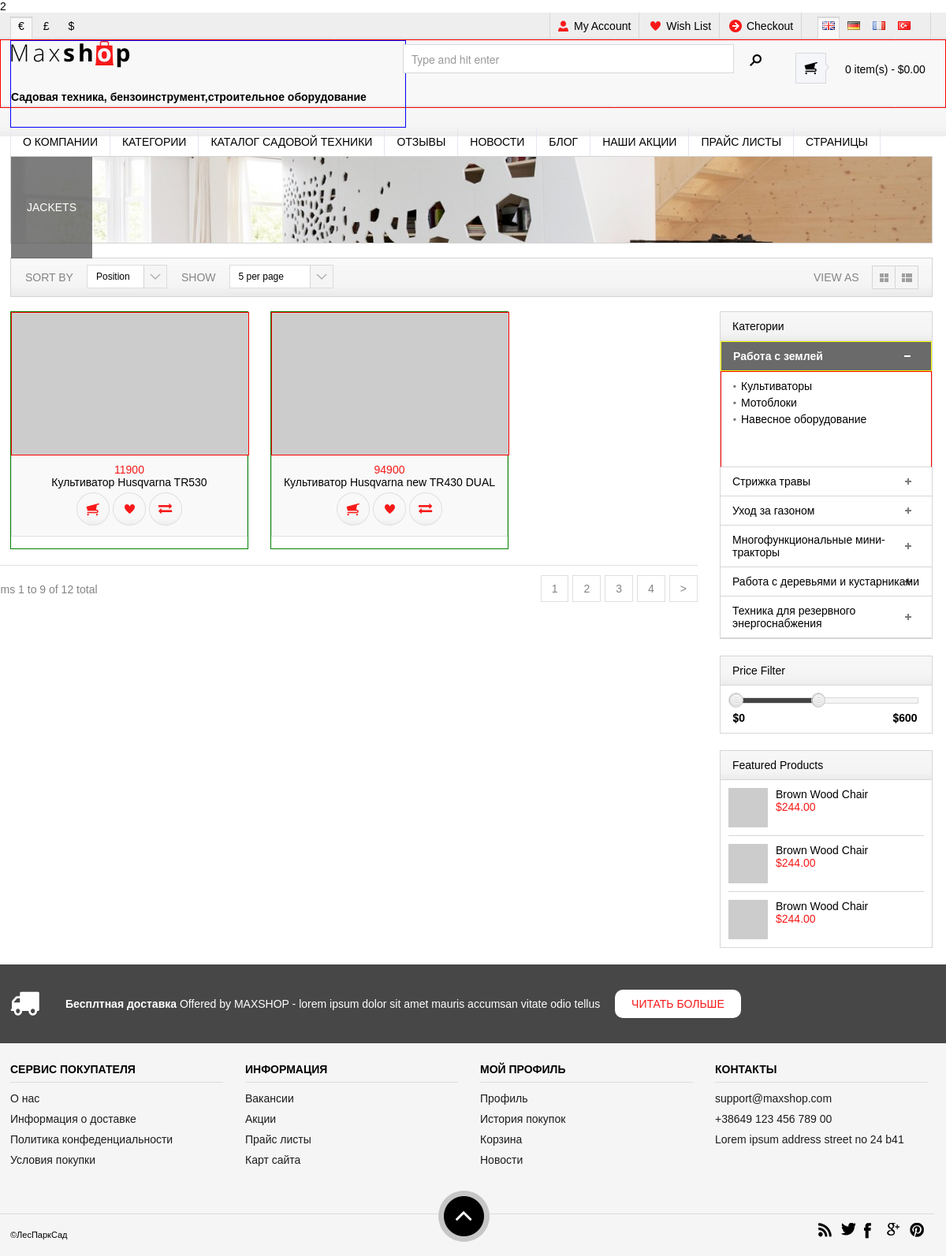
/category/1/1, run on the app's committed database.
### tables this page shows
CREATE TABLE `products` (
  `idproducts` int(11) NOT NULL,
  `name` varchar(250) DEFAULT NULL,
  `image` varchar(45) DEFAULT NULL,
  `code` varchar(45) DEFAULT NULL,
  `price` float DEFAULT NULL,
  `availability` int(11) DEFAULT NULL,
  `brand` varchar(45) DEFAULT NULL,
  `description` text,
  `characteristic` text,
  `is_new` varchar(45) DEFAULT NULL,
  `is_recommended` int(11) DEFAULT NULL,
  `status` int(11) DEFAULT NULL,
  `second_category_idsecond_cat` int(11) NOT NULL,
  `second_category_main_category_idmain_cat` int(11) NOT NULL
);

CREATE TABLE `main_category` (
  `idmain_cat` int(11) NOT NULL,
  `name` varchar(90) DEFAULT NULL,
  `status` int(11) DEFAULT NULL,
  `sort_order` int(11) DEFAULT NULL,
  `name_uri` varchar(90) DEFAULT NULL
);

CREATE TABLE `second_category` (
  `idsecond_cat` int(11) NOT NULL,
  `name` varchar(90) DEFAULT NULL,
  `status` int(11) DEFAULT NULL,
  `sort_order` varchar(45) DEFAULT NULL,
  `main_category_idmain_cat` int(11) NOT NULL,
  `name_uri` varchar(45) DEFAULT NULL
);

### config/routes.php (called while the page is built)
<?php
return array(
	'category/([0-9]+)/([0-9]+)' => 'category/second/$1/$2',
	'category/([0-9]+)/([0-9]+)/page-([0-9]+)' => 'category/second/$1/$2/$3',
	'category/([0-9]+)/([0-9]+)/([0-9]+)' => 'category/product/$1/$2/$3',
	'category' => 'category/index',
	'news' => 'news/index',
	'' => 'site/index',
	);

### controllers/CategoryController.php (called while the page is built, shortened)
<?php
require_once(ROOT.'/models/Category.php');
require_once(ROOT.'/models/Products.php');
	class CategoryController
	{
		public function actionSecond ($idCategoryMain, $idCategorySecond,$page = 1)
		{
			$productsListbyCat = Products::getFromProductsByAllCatygory($idCategoryMain, $idCategorySecond, $page);
			require_once(ROOT.'/views/category/index.php');
			return true;
		}
	}
?>

### index.php (called while the page is built, shortened)
<?php
	require_once(ROOT.'/components/Router.php');
	$example = new Router();
	$example -> run();
?>

### models/Products.php (called while the page is built, shortened)
<?php
class Products
{
	public static function getFromProductsByAllCatygory ($idCategoryMain,$idCategorySecond, $page =1)
	{
		if($idCategoryMain && $idCategorySecond ){
		$db = DB::getConnection();
		$smeshenie = ($page-1) * self::SHOW_BY_DEFAULT;
		$result = $db->query('SELECT * #idproducts,name, brand, price, characteristic, description, is_new, is_recommended, second_category_idsecond_cat, second_category_main_category_idmain_cat
		 FROM products WHERE second_category_idsecond_cat=' . $idCategorySecond . ' AND second_category_main_category_idmain_cat = '. $idCategoryMain. ' limit '. self::SHOW_BY_DEFAULT. ' offset '. $smeshenie);
		$result->setFetchMode(PDO::FETCH_ASSOC);
		$productList = array();
		$i=0;
		while($row = $result->fetch()) {
			$productList[$i]['idproducts'] = $row['idproducts'];
			$productList[$i]['name'] = $row['name'];
			$productList[$i]['price'] = $row['price'];
			$productList[$i]['characteristic'] = $row['description'];
			$productList[$i]['is_new'] = $row['is_new'];
			$productList[$i]['is_recommended'] = $row['is_recommended'];
			$productList[$i]['second_category_idsecond_cat'] = $row['second_category_idsecond_cat'];
			$productList[$i]['brand'] = $row['brand'];
			$productList[$i]['second_category_main_category_idmain_cat'] = $row['second_category_main_category_idmain_cat'];
			$i++;
		}
		return $productList;
			}
		}
}

### models/Category.php (called while the page is built, shortened)
<?php
class Category
{
	public static function getCategoryList ()
	{
		$db = DB::getConnection();
		$result = $db->query('SELECT idmain_cat,name,name_uri  FROM main_category where status = 1 ORDER BY sort_order ASC LIMIT 10');
		$result->setFetchMode(PDO::FETCH_ASSOC);
		$categoryList = array();
		$i=0;
		while($row = $result->fetch()) {
			$categoryList[$i]['idmain_cat'] = $row['idmain_cat'];
			$categoryList[$i]['name'] = $row['name'];
			$categoryList[$i]['name_uri'] = $row['name_uri'];
			$i++;
		}
		return $categoryList;
	}
	public static function getSecondCategoryList ()
	{
		$db = DB::getConnection();
		$result = $db->query('SELECT idsecond_cat, name, name_uri, main_category_idmain_cat FROM second_category WHERE status=1 ORDER BY sort_order ');
		$result->setFetchMode(PDO::FETCH_ASSOC);
		$categoryList = array();
		$i=0;
		while($row = $result->fetch()) {
			$categoryList[$i]['idsecond_cat'] = $row['idsecond_cat'];
			$categoryList[$i]['name'] = $row['name'];
			$categoryList[$i]['name_uri'] = $row['name_uri'];
			$categoryList[$i]['main_category_idmain_cat'] = $row['main_category_idmain_cat'];
			$i++;
		}
		return $categoryList;
	}
}

### views/category/index.php (the view, shortened to what this page needs)
<?php
    include_once(ROOT.'/layout/header.php');
?>
                <div class="bar-wrap">
                    <div class="container">
                        <div class="row">
                            <div class="span12">
                                <div class="title-bar">
                                    <h1>JACKETS</h1>
                                </div>
                            </div>
                        </div>
                        <div class="row">
                            <div class="span12">
                                <div class="sorting-bar clearfix">
                                    <div>
                                        <label>Sort by</label>
                                    </div>
                                    <div class="show">
                                        <label>SHOW</label>
                                    </div>
                                    <div class="sorting-btn clearfix">
                                        <label>View As</label>
                                        <a href="#" class="one"></a>
                                        <a href="#" class="two"></a>
                                    </div>
                                </div>
                            </div>
                        </div>
                    </div>
                </div>
                <div class="product_wrap">
                    <div class="container">
                        <div class="row">
                            <div class="span9 product-grid">
                                <div class=" clearfix">
                                	<?php foreach ($productsListbyCat as $product): ?>
                                    <div class="span3 product">
                                        <div>
                                            <figure>
                                                <a href="/category/<?php echo $product['second_category_main_category_idmain_cat']; ?>/<?php echo $product['second_category_idsecond_cat'];?>/<?php echo $product['idproducts']?>"><img src="http://placehold.it/270x180" alt=""></a>
                                            </figure>
                                            <div class="detail">
                                                <span><?php echo  $product['price']; ?></span>
                                                <h4> <?php echo $product['name']; ?></h4>
                                                <div class="icon">
                                                    <a href="#" class="one tooltip" title="Add to wish list"></a>
                                                    <a href="#" class="two tooltip " title="Add to cart"></a>
                                                    <a href="#" class="three tooltip" title="Add to compare"></a>
                                                </div>
                                            </div>
                                        </div>
                                    </div>
                                <?php endforeach; ?>
                                </div>
                                <div class="pagination clearfix">
                                    <p>Items 1 to 9 of 12 total</p>
                                    <ul class="clearfix">
                                        <li><a href="#">1</a></li>
                                        <li><a href="#">2</a></li>
                                        <li><a href="#">3</a></li>
                                        <li><a href="#">4</a></li>
                                        <li><a href="#">></a></li>
                                    </ul>
                                </div>
                            </div>
                            <div class="span3">
                                <div id="sidebar">
                                    <div class="widget">
                                        <h4>Категории</h4>
                                        <div id="accordion">
                                        	<?php
                                        	foreach ($categoryList as $categoryMain){
                                        	?>
                                            <h5 <?php
                                            if($categoryMain['idmain_cat'] == $idCategoryMain) echo  'class ="ui-accordion-header-active"';
                                             else echo 'class=""';
                                            ?> ><a href="/category/<?php echo $categoryMain['idmain_cat'];?>/1"><?php echo $categoryMain['name'];?></a></h5>
                                            <div>
                                                <ul>
                                                	<?php foreach ($SecondCategoryList as $categorySecond) {
                                                                        if($categorySecond['main_category_idmain_cat']==$categoryMain['idmain_cat'])
                                                                        { ?>
                                                    <li><a href="/category/<?php echo $categoryMain['idmain_cat']; ?>/<?php echo $categorySecond['idsecond_cat'];?>"/><?php echo $categorySecond['name'];?></a> </li>
                                                    <?php } }?>
                                                </ul>
                                            </div>
                                            <?php } ?>
                                        </div>
                                    </div>
                                    <div class="widget">
                                        <h4>Price Filter</h4>
                                        <div class="price-range">
                                            <div id="slider-range"></div>
                                            <p class="clearfix">
                                                <input type="text" id="amount" />
                                                <input type="text" id="amount2" />
                                            </p>
                                        </div>
                                    </div>
                                    <div class="widget">
                                        <h4>Featured Products</h4>
                                        <div class="featured">
                                            <ul>
                                                <li class="clearfix">
                                                    <figure>
                                                        <a href="#"><img src="http://placehold.it/50x50" alt=""></a>
                                                    </figure>
                                                    <div>
                                                        <h5>Brown Wood Chair</h5>
                                                        <span>$244.00</span>
                                                    </div>
                                                </li>
                                                <li class="clearfix">
                                                    <figure>
                                                        <a href="#"><img src="http://placehold.it/50x50" alt=""></a>
                                                    </figure>
                                                    <div>
                                                        <h5>Brown Wood Chair</h5>
                                                        <span>$244.00</span>
                                                    </div>
                                                </li>
                                                <li class="clearfix last">
                                                    <figure>
                                                        <a href="#"><img src="http://placehold.it/50x50" alt=""></a>
                                                    </figure>
                                                    <div>
                                                        <h5>Brown Wood Chair</h5>
                                                        <span>$244.00</span>
                                                    </div>
                                                </li>
                                            </ul>
                                        </div>
                                    </div>
                                </div>
                            </div>
                        </div>
                    </div>
                </div>
                    <?php
                include_once(ROOT.'/layout/footer.php');
                    ?>
		</body>
</html>

### components/Router.php (shortened to what this page needs)
<?php
class Router
{
	private $routes;
	private $uri;
	public function __construct()
	{
		$routesPath = ROOT.'/config/routes.php';
		$this->routes = include($routesPath);
		if (!empty($_SERVER['REQUEST_URI'])) {
		$this->uri = trim($_SERVER['REQUEST_URI'], '/');
	}
}
	public function run ()
	{
		foreach ($this->routes as $key => $value) {
			if(preg_match("~$key~", $this->uri))
			{
				$result = preg_replace("~$key~", $value, $this->uri);
				$segments = explode('/', $result);
				$nameController = array_shift($segments);
				$nameAction = array_shift($segments);
				$nameAction = 'action'.ucfirst($nameAction);
				$params = $segments;
				$newController = new $nameController;
				$result = call_user_func_array(array($newController,$nameAction), $params);
				if ($result != null)
				{
					break;
				}
			}
		}
	}
}
?>

### template/css/tooltipster.css (style rules this page uses)
html { -webkit-font-smoothing: antialiased; }

### data on the page
products: price "11900", name "Культиватор Husqvarna TR530"
products: price "94900", name "Культиватор Husqvarna new TR430 DUAL"
main_category: shows a picture, name "Работа с землей"
second_category: name "Культиваторы"
second_category: name "Мотоблоки"
second_category: name "Навесное оборудование"
main_category: name "Стрижка травы"
main_category: name "Уход за газоном"
main_category: name "Многофункциональные мини-тракторы"
main_category: name "Работа с деревьями и кустарниками"
main_category: name "Техника для резервного энергоснабжения"
